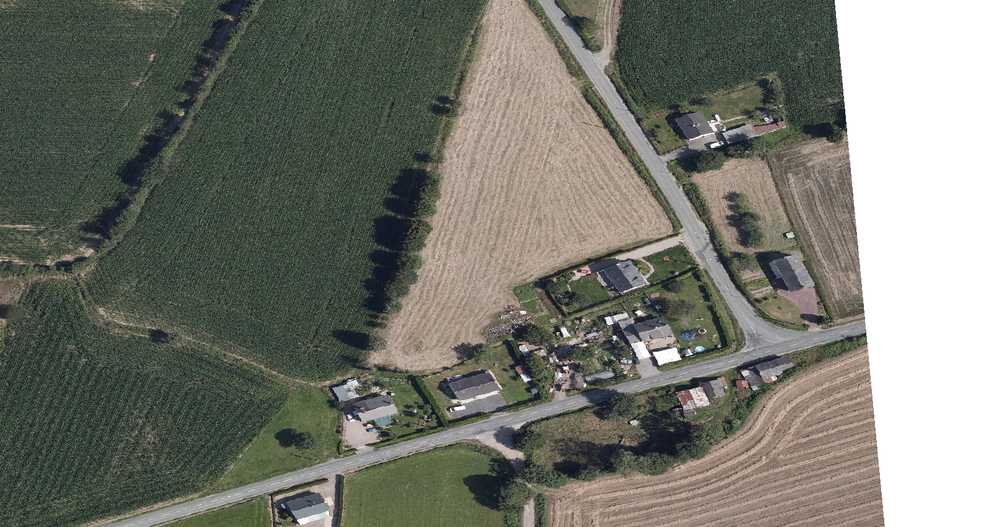
#> input picture image.png, 1000 x 527 px, shrunk from 1616 x 851 before the run, found by its file name
$ python images_LUV.py
#> lines starting #> are read from the running program, lines starting #| are printed output that depends on the picture
import cv2
import matplotlib.pyplot as plt

def afficher_LUV(image_name):
    """
    Affiche l'image dans l'espace colorimétrique LUV.
    """
#> called with image_name = 'image.png'
    # Charger l'image
    image = cv2.imread(image_name)
#> image is the input picture: shape (527, 1000, 3); mean B, G, R 109.8, 119.3, 117.4

    # Convertir l'image de BGR à LUV
    luv_image = cv2.cvtColor(image, cv2.COLOR_BGR2LUV)
#> luv_image: shape (527, 1000, 3); mean of channels 0, 1, 2 123.4, 96.2, 142.8

    # Séparer les canaux L, U, et V
    L, U, V = cv2.split(luv_image)
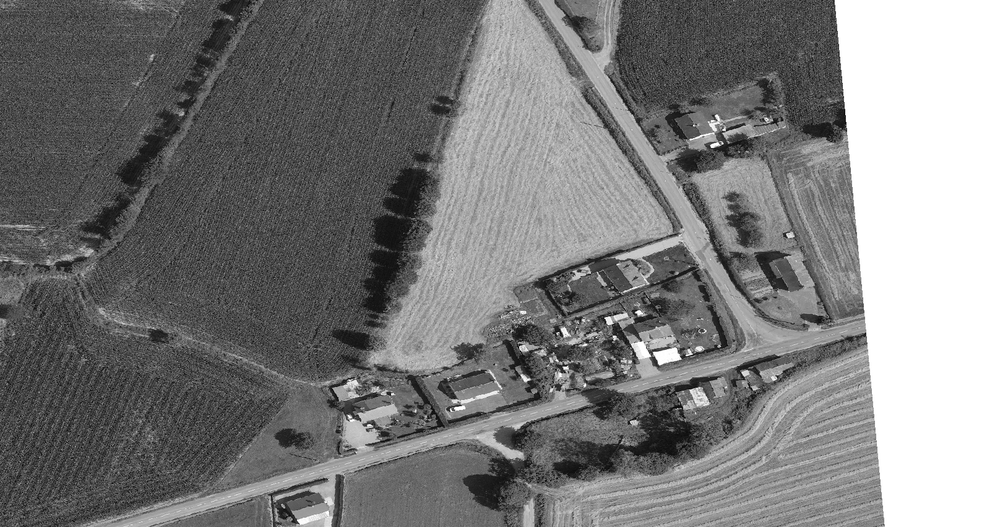
#> L: shape (527, 1000); min 0, max 255, mean 123.4
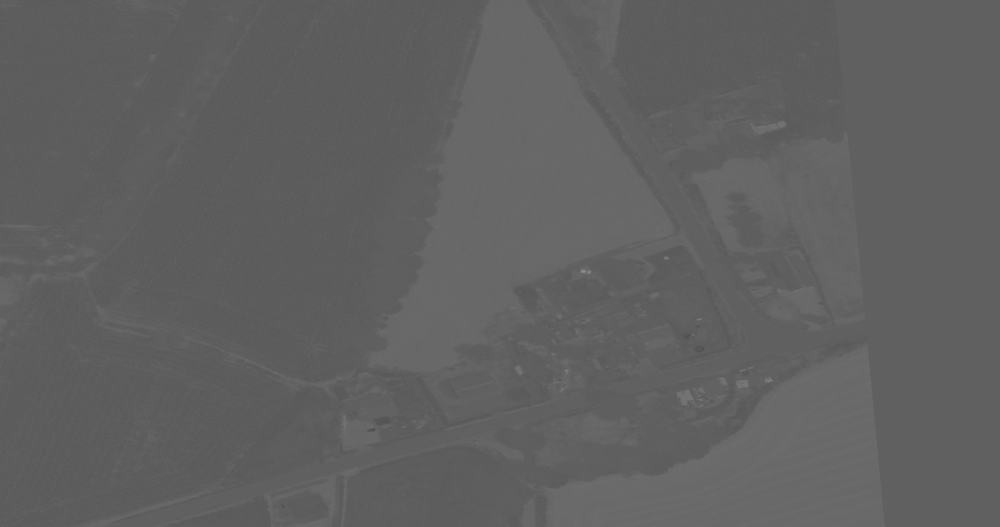
#> U: shape (527, 1000); min 77, max 140, mean 96.2
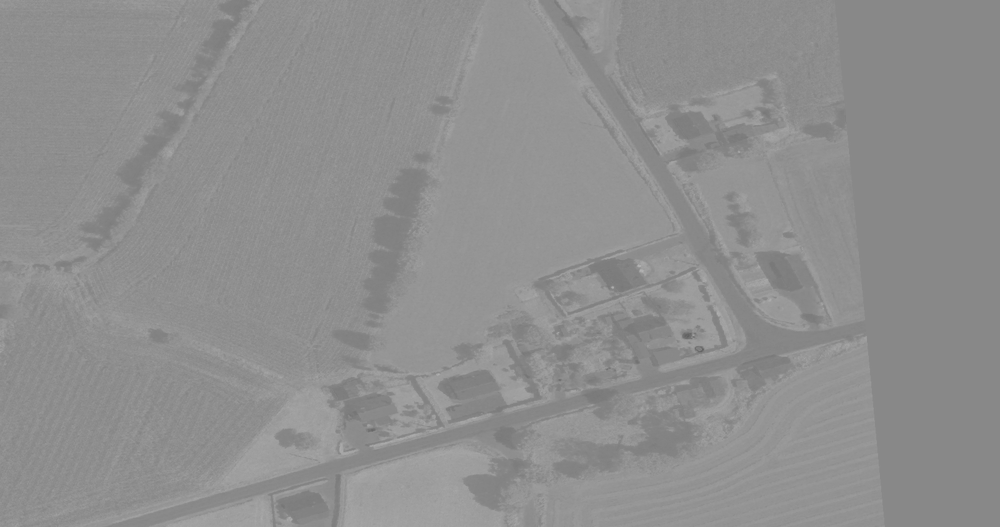
#> V: shape (527, 1000); min 97, max 178, mean 142.8

    # Afficher les canaux L, U, et V séparément
    plt.figure(figsize=(12, 4))

    plt.subplot(1, 3, 1)
    plt.imshow(L, cmap='gray')  # Afficher le canal L en niveaux de gris
    plt.title("Canal L (Luminance)")
    plt.axis('off')

    plt.subplot(1, 3, 2)
    plt.imshow(U, cmap='gray')  # Afficher le canal U en niveaux de gris
    plt.title("Canal U (Chrominance)")
    plt.axis('off')

    plt.subplot(1, 3, 3)
    plt.imshow(V, cmap='gray')  # Afficher le canal V en niveaux de gris
    plt.title("Canal V (Chrominance)")
    plt.axis('off')

    plt.tight_layout()
    plt.show()
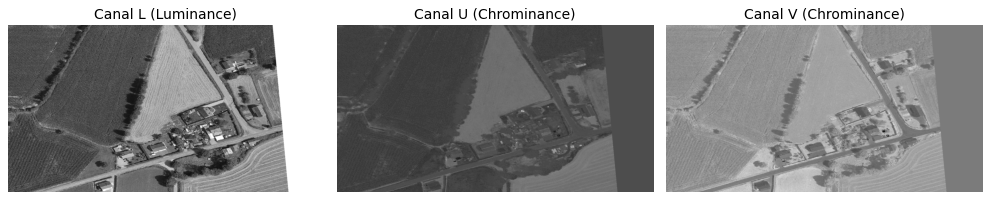
#> figure drawn by matplotlib, 3 panels

# Exemple d'utilisation
image_name = 'image.png'  # Remplacer par le chemin de l'image
afficher_LUV(image_name)

$ run again, with route11_segmentee.png copied over image.png
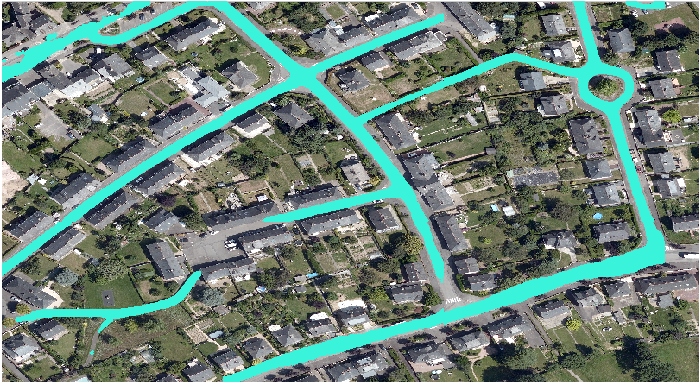
#> input picture route11_segmentee.png, 699 x 382 px, found by its file name
#> in afficher_LUV, image is the input picture: shape (382, 699, 3); mean B, G, R 116.6, 126.8, 106.8
#> luv_image: shape (382, 699, 3); mean of channels 0, 1, 2 128.9, 91.5, 142.3
#> in afficher_LUV, `L, U, V = cv2.split(luv_image)`:
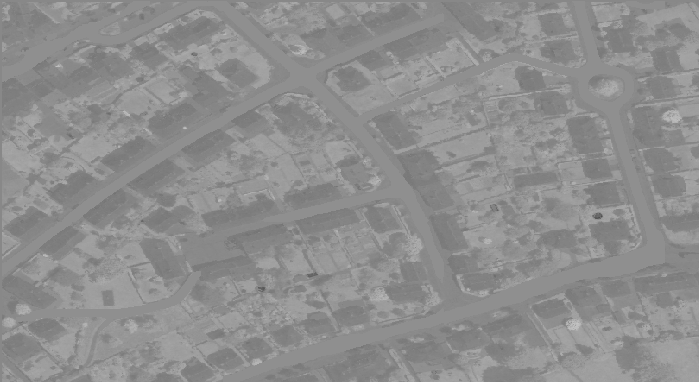
#> V: shape (382, 699); min 78, max 196, mean 142.3
#> in afficher_LUV, `plt.show()`:
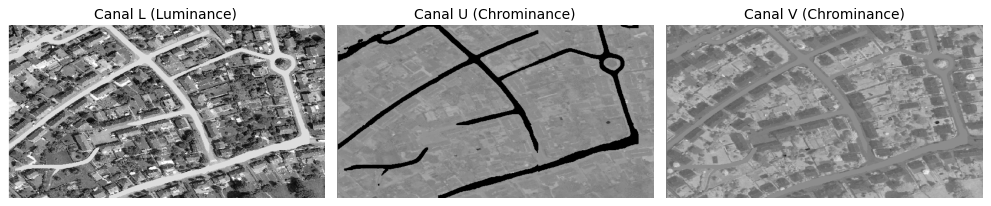
#> figure drawn by matplotlib, 3 panels
